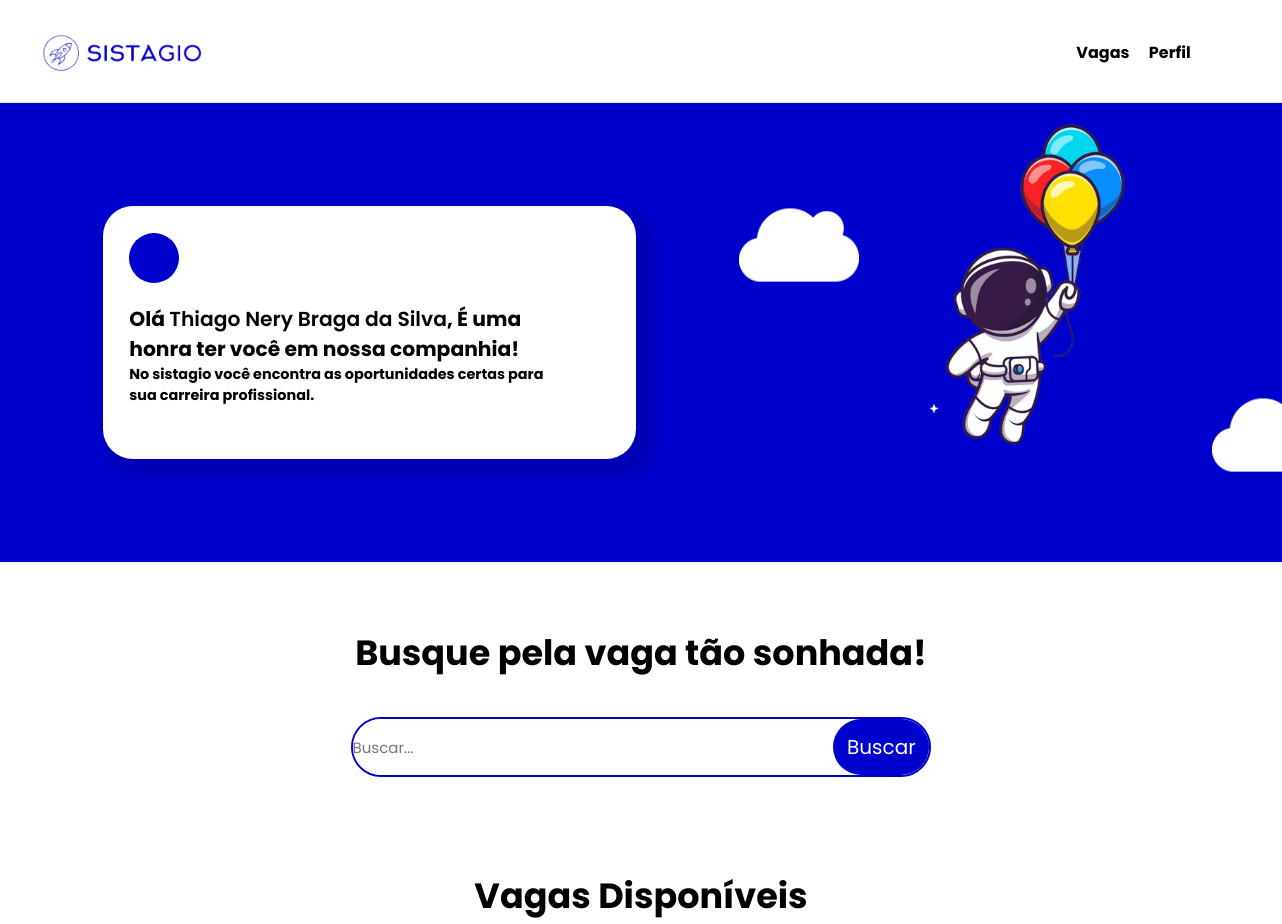
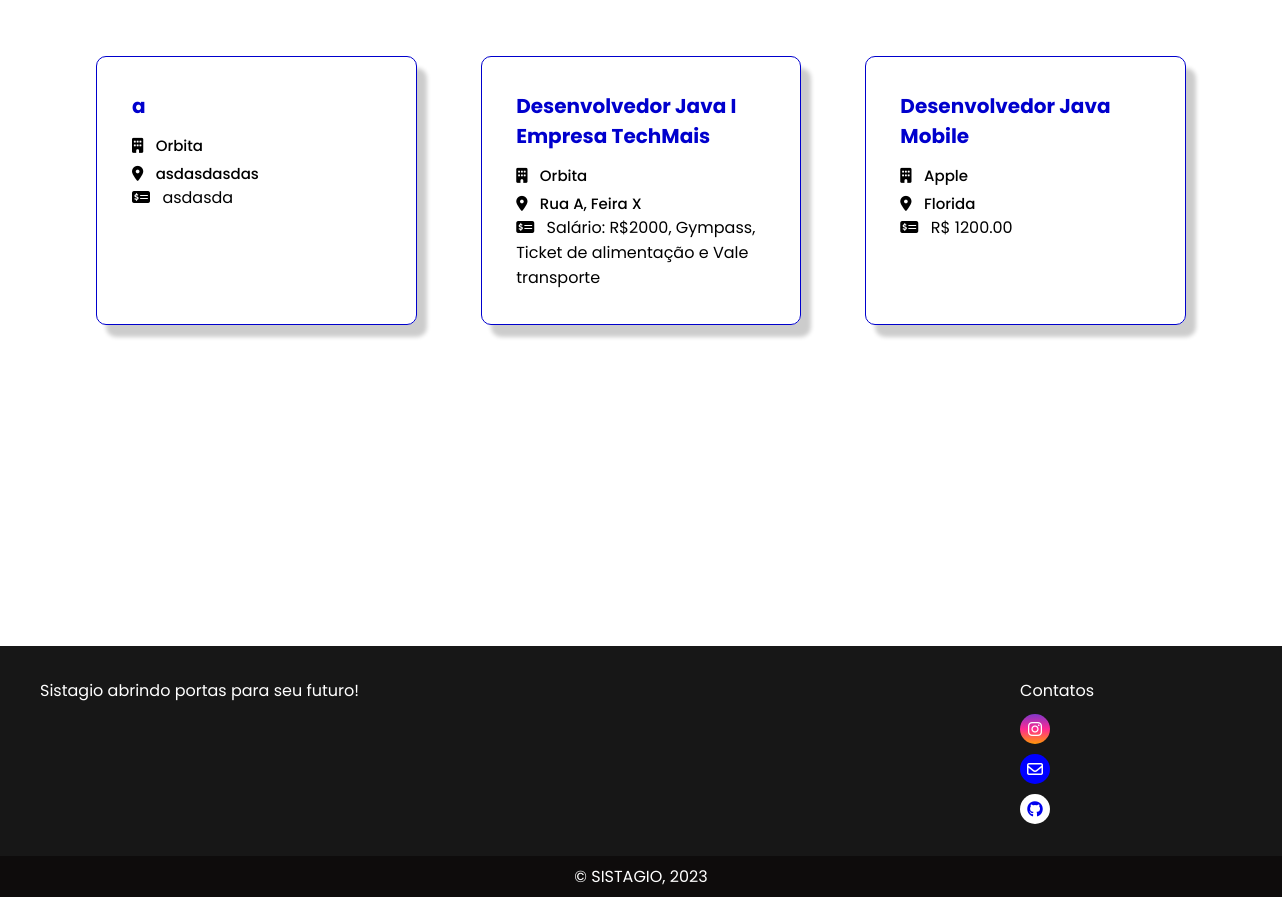
The page /vagas/ (signed in) on the database its author committed (2 pictures, top to bottom).
### post_vagas/models.py (models this page shows, shortened)
class PostVagas(models.Model):
    vag_cod = models.BigAutoField(primary_key=True)
    vag_usuario_fk = models.ForeignKey(User, on_delete=models.CASCADE)
    vag_nome = models.CharField(max_length=50,null=True,blank=True)
    vag_tell = models.CharField(max_length=50,null=True,blank=True)
    vag_email = models.EmailField(max_length=80,null=True,blank=True)
    vag_endereco = models.CharField(max_length=40,null=True,blank=True)
    vag_descricao = models.TextField(null=True,blank=True)
    vag_funcao = models.TextField(null=True,blank=True)
    vag_beneficio = models.TextField(max_length=100,null=True,blank=True)

### post_vagas/views.py (the view, shortened to what this page needs)
# urls.py: path('',views.ListaVagas.as_view(),name='homepage'),
class ListaVagas(View):
    template_name = 'post_vagas/vagas.html'
    def setup(self, *args, **kwargs):
        super().setup(*args, **kwargs)
        self.perfil = PerfilUser.objects.filter(per_pessoa_fk=self.request.user).first()
        self.contexto = {
            'perfilUsuario':self.perfil
        }
        if self.perfil.tipo != 'E':
            self.contexto['vagas'] = models.PostVagas.objects.all()
        else:
            alunos_perfil = PerfilUser.objects.filter(tipo="A")
            self.contexto['alunos_perfil'] = alunos_perfil
        self.page = render(self.request, self.template_name, self.contexto)
    def get(self, *args, **kwargs):
        return self.page

### post_vagas/templates/post_vagas/vagas.html (shortened to what this page needs)
{% extends 'base.html' %}
{% load static %}
{% block style %}
<link rel="stylesheet" href="{% static 'vagas.css'%}">
<link rel="stylesheet" href="https://cdnjs.cloudflare.com/ajax/libs/font-awesome/6.4.0/css/all.min.css">
{% endblock %}
{% block conteudo %}
{% include 'parcias/_header.html' %}
<main class="main">
    <div class="container-apresentacao-main">
        <div class="itens-info">
            <div class="infoInicio">
                <div class="roda"></div>
                <h3 title="carrossel">Olá <span class="nome-pessoa">{{user.first_name}}</span>, É uma honra ter você em
                    nossa companhia!</h3>
                <h5 class="subtitulo-carrosel">No sistagio você encontra as oportunidades certas para sua carreira
                    profissional.</h5>
            </div>
        </div>
        <div class="itens-img-main">
            <img src="/static/imagens/nuvem.png" alt="nuvem1" class="nuvem" id="nuvem1">
            <img src="/static/imagens/img-inicio-mainn.png" alt="computador" id="img-computador-main">
            <img src="/static/imagens/nuvem.png" alt="nuvem1" class="nuvem" id="nuvem2">
        </div>
    </div>
    <form class="busca" method="POST" action="{% url 'post_vagas:homepage' %}">
        <div class="divBusca">
            <h1 class="titleBusca">{% if perfilUsuario.tipo == 'A' %}Busque pela vaga tão sonhada! {%else%}
                Busque por alunos!{%endif%} </h1>
            <div class="itensBusca">
                <input type="text" id="txtBusca" placeholder="Buscar..." value="{{busca}}" name="busca" />
                <button id="btnBusca">Buscar</button>
            </div>
        </div>
    </form>
    {% if perfilUsuario.tipo == 'A' %}
    <section class="vagas">
        <h1 class="title-container-vagas">Vagas Disponíveis</h1>
        <div class="containerVagas">
            {% for vaga in vagas %}
            <div class="box-vagas" id="urlRequisicao" data-url="{% url 'post_vagas:verificacao' %}">
                <div class="card-vagas">
                    <div class="itens-vagas">
                        <h2 class="vaga_name">
                            {{ vaga.vag_nome}}</h2>
                        <h3 class="title-empresa"><i class="fa-sharp fa-solid fa-building" id="icons"></i>{{ vaga.vag_usuario_fk.first_name}}</h3>
                        <h5 class="endereco"><i class="fa-solid fa-location-dot" id="icons"></i>{{ vaga.vag_endereco}}</h5>
                        <vaga_beneficio id="vaga_beneficio"><i class="fa-solid fa-money-check-dollar" id="icons"></i>{{vaga.vag_beneficio}}
                        </vaga_beneficio>
                    </div>
                </div>
            </div>
            {% endfor %}
        </div>
    </section>
</main>
{%endif%}
{% include 'parcias/_footer.html'%}
{% endblock %}

### templates/base.html (shortened to what this page needs)
{% load static %}
<!DOCTYPE html>
<html lang="pt-BR">
<head>
    {% block style %}{% endblock %}
</head>
<body>
    {% block conteudo %}{% endblock %}
</body>
</html>

### templates/parcias/_header.html (shortened to what this page needs)
{% load static %}
<link rel="stylesheet" href="{% static '_header.css'%}">
<header>
        <div class="centro">
            <a href=" {% if not request.user.is_authenticated %}{% url 'home:inicial' %} {%endif%} {% if request.user.is_authenticated %}{% url 'post_vagas:homepage' %} {%endif%}" style="width:50%;"><div class="logo"><img src="/static/imagens/logoSistagio2.png" width="32%" alt=""></div> </a>
            <div class="menu">
                {% if request.user.is_authenticated%}
                    <a href="{% url 'post_vagas:homepage' %}" id="vagas_header">Vagas</a>
                    <a href="{% url 'perfil:perfil' %}" id="perfil_header"> Perfil </a>
                {%endif%}
            </div>
        </div>
    </header>

### templates/parcias/_footer.html
{% load static%}
<link rel="stylesheet" href="{%static '_footer.css'%}">
<link rel="stylesheet" href="https://cdnjs.cloudflare.com/ajax/libs/font-awesome/6.4.0/css/all.min.css">
<footer>
    <div id="footer_container">
        <div id="footer_contatos">
            <p> Sistagio abrindo portas para seu futuro! </p>
        </div>
        <div class="midia_sociais">
            <p class="contatos">Contatos</p>
            <a href="#" class="footer_link" id="instagram">
                <i class="fa-brands fa-instagram"> </i>
            </a>
            <a href="#" class="footer_link" id="email">
                <i class="fa-regular fa-envelope"> </i>
            </a>
            <a href="#" class="footer_link" id="github">
                <i class="fa-brands fa-github"></i>
            </a>
        </div>
    </div>
    <div id="footer_copyright">
        &copy; SISTAGIO, 2023
    </div>
</footer>

### templates/static/vagas.css (style rules this page uses)
* { margin: 0; padding: 0; font-family: 'Poppins', sans-serif; }
.roda { background-color: #0000CD; width: 50px; height: 50px; border-radius: 50%; margin-bottom: 5%; }
.container-apresentacao-main { background-color: #0000CD; display: flex; }
.itens-info { background-color: #fff; margin: 8%; box-shadow: 10px 10px 10px 10px rgba(0, 0, 0, 0.1); height: 10%; border-radius: 30px; }
#img-computador-main { width: 65%; height: 80%; transform: translateY(0px); animation: float 5s ease-in-out infinite; }
.infoInicio { padding: 5% 5% 10% 5%; font-size: 13pt; width: 80%; }
.nome-pessoa { font-weight: 600; }
.itens-img-main { display: flex; }
.nuvem { width: 150px; height: 120px; }
#nuvem1 { padding-top: 15%; transform: translateY(0px); animation: nuvem 30s ease-in-out infinite; }
#nuvem2 { padding-top: 50%; padding-right:2%; transform: translateY(0px); position: relative; animation: nuvem2 30s ease-in-out infinite; }
form.busca { width: 100%; text-align: center; margin-top: 5%; display: flex; }
.divBusca { text-align: center; height: 10vh; width: 100%; }
.divBusca h1 { font-size: 35px; margin-bottom: 3%; }
.itensBusca { border: solid 2px #0000CD; width: 45%; display: flex; border-radius: 30px; margin: 0 auto; }
.itensBusca input { font-size: 15px; border: none; width: 100%; height: 7vh; border-radius: 35px; outline: none; }
.itensBusca button { font-size: 20px; height: 7vh; width: 20%; border-radius: 30px; border: none; cursor: pointer; color: white; background-color: #0000CD; }
.vagas { display: block; padding: 10%; text-align: center; padding: 10% 5% 10% 5%; }
.vaga_name { color: #0000CD; font-size: 20px; }
.title-container-vagas { font-size: 35px; margin-top: 3%; }
.card-vagas { box-shadow: 10px 12px 4px 0px rgb(0 0 0 / 20%); padding: 9%; width: 65%; border-radius: 10px; text-align: left; border: solid #0000CD 1px; }
#icons { color: black; margin-right: 5%; }
.title-empresa { font-size: 15px; font-weight: 500; }
.endereco { font-size: 15px; font-weight: 500; }
.containerVagas { display: flex; width: 100%; flex-wrap: wrap; justify-content: center; }
.box-vagas { margin-top: 5%; display: flex; width: 33.3%; justify-content: space-around; flex-direction: row; }
.itens-vagas h2 { margin-bottom: 5%; }
.itens-vagas h5 { margin-top: 2%; }

### templates/static/_header.css (style rules this page uses)
header { padding: 15px 0; border-bottom: solid 1px rgba(0, 0, 0, 0.1); }
.centro { display: flex; flex-wrap: wrap; margin: 0 auto; padding: 0 2%; }
.logo { margin-top: 2%; }
.menu { margin-top: 2%; width: 50%; text-align: right; }
.menu a { color: black; text-decoration: none; font-weight: bold; margin-right: 15px; }

### templates/static/_footer.css (style rules this page uses)
:root { --color-neutral-0: #0e0c0c; --color-neutral-10: #171717; --color-neutral-0: #0e0c0c; }
footer { margin-top: 15%; color: var(--color-neutral-0); width: 100%; }
.contatos { margin-bottom: 15%; }
#footer_container { background-color: var(--color-neutral-10); display: flex; grid-template-columns: repeat(4, 1fr); padding: 2rem 2.5rem; gap: 55%; color: white; }
.midia_sociais { column-gap: 10px; }
.midia_sociais .footer_link { display: flex; align-items: center; justify-content: center; width: 30px; height: 30px; font-size: 1rem; border-radius: 50%; }
#email { margin-top: 10px; background-color: blue; color: white; }
#instagram { background: linear-gradient(#7f37c9, #ff2992, #ff9807); color: white; }
#github { margin-top: 10px; background-color: white; }
.footer_link { text-decoration: none; }
#footer_copyright { align-items: center; justify-content: center; display: flex; color: white; justify-content: center; display: flex; background-color: var(--color-neutral-0); padding: 0.5rem; }

### rows shown on the page
PostVagas: vag_nome "a", vag_usuario_fk.first_name "Orbita", vag_endereco "asdasdasdas", vag_beneficio "asdasda"
PostVagas: vag_nome "Desenvolvedor Java I Empresa TechMais", vag_usuario_fk.first_name "Orbita", vag_endereco "Rua A, Feira X", vag_beneficio "Salário: R$2000, Gympass, Ticket de alimentação e Vale transporte"
PostVagas: vag_nome "Desenvolvedor Java Mobile", vag_usuario_fk.first_name "Apple", vag_endereco "Florida", vag_beneficio "R$ 1200.00"

### other values the page prints
{{ user.first_name }} "Thiago Nery Braga da Silva"
